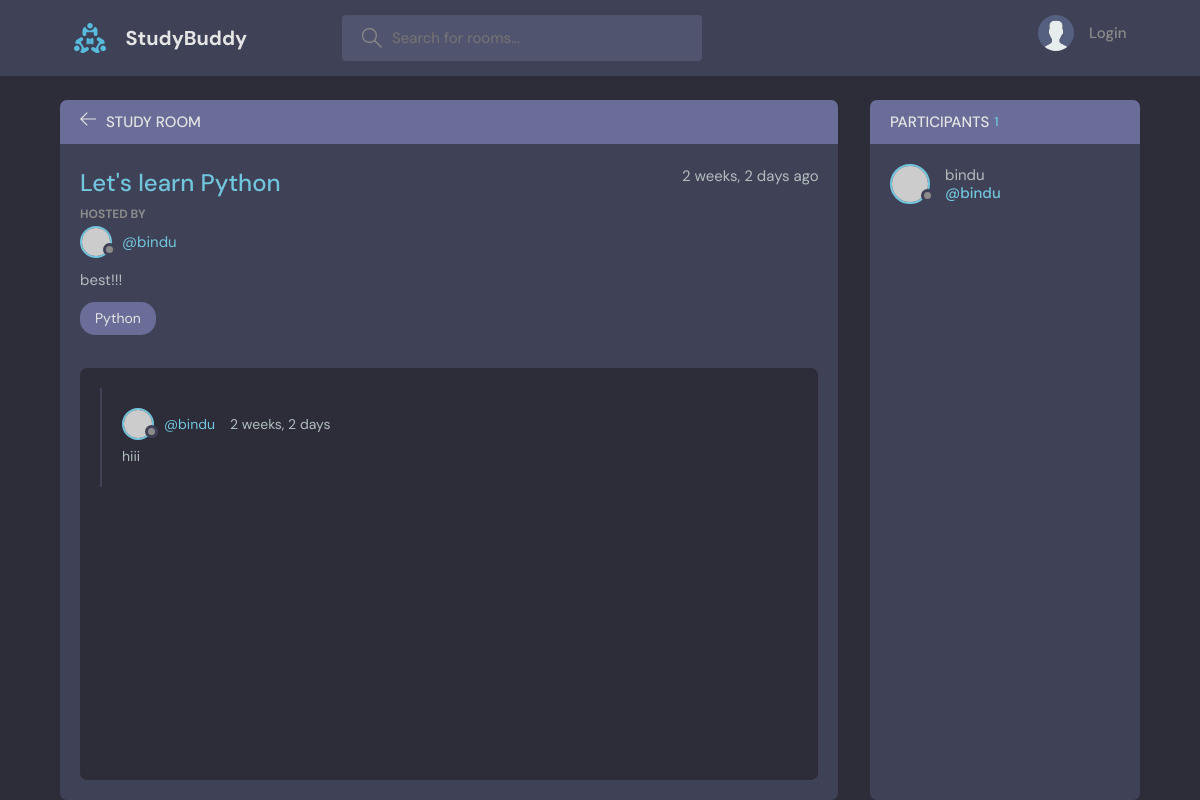
The page /room/1/ on the database its author committed.
### base/models.py (models this page shows, shortened)
class Room(models.Model):
    host = models.ForeignKey(User, on_delete=models.SET_NULL, null=True)
    topic = models.ForeignKey(Topic, on_delete=models.SET_NULL, null=True)
    name = models.CharField(max_length=200)
    participants = models.ManyToManyField(User, related_name="participants", blank=True)
    description = models.TextField(null=True, blank=True)
    updated = models.DateTimeField(auto_now=True)
    created = models.DateTimeField(auto_now_add=True)
    class Meta:
        ordering = ["-updated", "-created"]

class User(AbstractUser):
    name = models.CharField(max_length=200, null=True)
    email = models.EmailField(unique=True)
    bio = models.TextField(null=True)
    avatar = models.ImageField(null=True, default='avatar.svg')
    USERNAME_FIELD = "email"
    REQUIRED_FIELDS = []

class Topic(models.Model):
    name = models.CharField(max_length=200)
    def __str__(self) -> str:
        return self.name

class Message(models.Model):
    user = models.ForeignKey(User, on_delete=CASCADE)
    room = models.ForeignKey(Room, on_delete=CASCADE)
    body = models.TextField()
    updated = models.DateTimeField(auto_now=True)
    created = models.DateTimeField(auto_now_add=True)
    class Meta:
        ordering = ["-updated", "-created"]

### base/views.py (the view, shortened to what this page needs)
# urls.py: path("room/<str:pk>/", views.room, name="room"),
def room(response, pk):
    room = Room.objects.get(id=pk)
    room_messages = room.message_set.all()
    participants = room.participants.all()
    context = {"room": room, "room_messages": room_messages, 'participants': participants}
    return render(response, "base/room.html", context)

### base/templates/base/room.html (shortened to what this page needs)
{% extends 'main.html' %} {% block content %}
    <main class="profile-page layout layout--2">
      <div class="container">
        <div class="room">
          <div class="room__top">
            <div class="room__topLeft">
              <a href="{% url 'home' %}">
                <svg version="1.1" xmlns="http://www.w3.org/2000/svg" width="32" height="32" viewBox="0 0 32 32">
                  <title>arrow-left</title>
                  <path
                    d="M13.723 2.286l-13.723 13.714 13.719 13.714 1.616-1.611-10.96-10.96h27.625v-2.286h-27.625l10.965-10.965-1.616-1.607z"
                  ></path>
                </svg>
              </a>
              <h3>Study Room</h3>
            </div>
          </div>
          <div class="room__box scroll">
            <div class="room__header scroll">
              <div class="room__info">
                <h3>{{room.name}}</h3>
                <span>{{room.created|timesince}} ago</span>
              </div>
              <div class="room__hosted">
                <p>Hosted By</p>
                <a href="{% url 'profile' room.host.id %}" class="room__author">
                  <div class="avatar avatar--small">
                    <img src="https://randomuser.me/api/portraits/men/37.jpg" />
                  </div>
                  <span>@{{room.host.username}}</span>
                </a>
              </div>
              <div class="room__details">
                {{room.description}}
              </div>
              <span class="room__topics">{{room.topic}}</span>
            </div>
            <div class="room__conversation">
              <div class="threads scroll">
                {% for message in room_messages %}
                <div class="thread">
                  <div class="thread__top">
                    <div class="thread__author">
                      <a href="{% url 'profile' message.user.id %}" class="thread__authorInfo">
                        <div class="avatar avatar--small">
                          <img src="https://randomuser.me/api/portraits/men/37.jpg" />
                        </div>
                        <span>@{{message.user.username}}</span>
                      </a>
                      <span class="thread__date">{{message.created|timesince}}</span>
                    </div>
                  </div>
                  <div class="thread__details">
                    {{message.body}}
                  </div>
                </div>
                {% endfor %}
              </div>
            </div>
          </div>
        </div>
        <div class="participants">
          <h3 class="participants__top">Participants <span>{{participants.count}}</span></h3>
          <div class="participants__list scroll">
          {% for user in participants %}
            <a href="{% url 'profile' user.id %}" class="participant">
              <div class="avatar avatar--medium">
                <img src="https://randomuser.me/api/portraits/men/37.jpg" />
              </div>
              <p>
                {{user.username}}
                <span>@{{user.username}}</span>
              </p>
            </a>
            {% endfor %}
          </div>
        </div>
      </div>
    </main>
{% endblock %}

### rows shown on the page
Room: name "Let's learn Python", created "2 weeks, 2 days", host.username "bindu", description "best!!!", topic "Python"
Message: user.username "bindu", created "2 weeks, 2 days", body "hiii"
User: username "bindu"

### other values the page prints
{{ participants.count }} "1"
